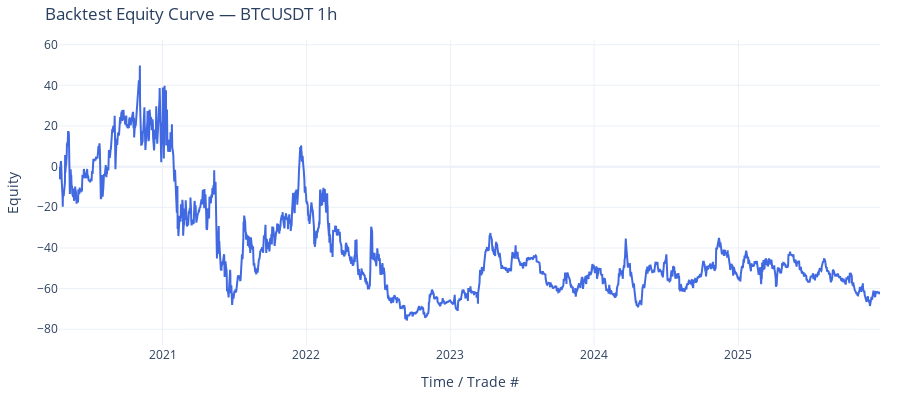
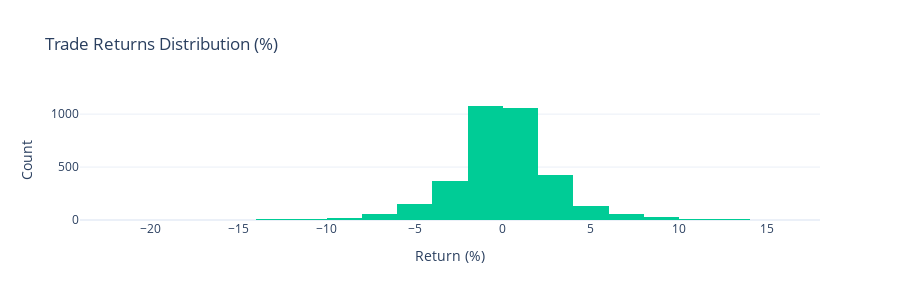

Source (notebook cell) for these figures, in order:
### Markdown cell above
## 6) (Optional) Quick Backtest Sanity-check

This is **not** a full strategy validation, but a quick way to ensure that the chosen `q/f/min_prob` yield meaningful trades.

If `rlx-search` is running and the endpoint is accessible, you can perform a walk-forward backtest via the API.

### Code cell
# Tune these separately from decision thresholds
MIN_PROB = float(os.getenv("MIN_PROB", "0.6"))
STEP = int(os.getenv("STEP", str(max(6, F // 2))))

try:
    bt = client.backtest(
        symbol=SYMBOL,
        interval=INTERVAL,
        q=Q,
        f=F,
        step=STEP,
        top_k=min(TOP_K, 10),
        min_prob=MIN_PROB,
        include_stats=True,
        fee_pct=float(os.getenv("AIPP_FEE_PCT", "0.04")),
        slippage_pct=float(os.getenv("AIPP_SLIPPAGE_PCT", "0.00")),
    )

    stats = bt.get("stats") or {}
    print("backtest.stats:", {k: stats.get(k) for k in ["totalReturnPct", "sharpeRatio", "maxDrawdownPct", "winRate", "profitFactor"] if k in stats})

    # 1) Trade History Table
    trades = bt.get("trades") or []
    if trades:
        dft = pd.DataFrame(trades)
        # Clean up columns for display
        cols = [c for c in ["ts", "exitTs", "signal", "actualReturnPct", "forecastUpProb", "entryPrice", "exitPrice"] if c in dft.columns]
        print("\nTrade History (Top 10):")
        display(dft[cols].head(10))
    else:
        print("No trades executed in backtest.")

    # 2) Equity Curve
    equity = bt.get("equity") or stats.get("equityCurve")
    if isinstance(equity, list) and equity:
        # Handle both list of floats and list of {ts, value}
        if isinstance(equity[0], dict):
            y_vals = [e.get("value") for e in equity]
            x_vals = [pd.to_datetime(e.get("ts"), unit='ms') for e in equity]
        else:
            y_vals = equity
            x_vals = np.arange(len(equity))

        fig = go.Figure()
        fig.add_trace(go.Scatter(
            x=x_vals,
            y=y_vals,
            mode='lines',
            name='Equity',
            line=dict(color='royalblue', width=2)
        ))

        # Tight Y-axis scaling
        y_min, y_max = min(y_vals), max(y_vals)
        y_padding = (y_max - y_min) * 0.1 if y_max > y_min else 0.1

        fig.update_layout(
            title=f"Backtest Equity Curve — {SYMBOL} {INTERVAL}",
            xaxis_title="Time / Trade #",
            yaxis_title="Equity",
            yaxis=dict(range=[y_min - y_padding, y_max + y_padding]),
            template="plotly_white",
            height=400,
            margin=dict(l=20, r=20, t=40, b=20),
        )
        fig.show()

    # 3) Trade Returns Distribution
    if trades:
        pnl_vals = [t.get("actualReturnPct", 0) for t in trades]
        fig_dist = px.histogram(
            pnl_vals,
            nbins=30,
            title="Trade Returns Distribution (%)",
            labels={'value': 'Return (%)'},
            template="plotly_white",
            color_discrete_sequence=['#00CC96']
        )
        fig_dist.update_layout(
            height=300,
            showlegend=False,
            xaxis_title="Return (%)",
            yaxis_title="Count"
        )
        fig_dist.show()

except Exception as e:
    print("backtest unavailable:", str(e))

### Figure 1 — Plotly figure (JSON) as saved in the notebook; plotly's stock layout.template omitted (floating-point values rounded to 4 significant figures; data arrays with more than 128 entries replaced by an {"elided": "..."} marker saying what was removed)
{"data": [{"line": {"color": "royalblue", "width": 2}, "mode": "lines", "name": "Equity", "type": "scatter", "x": {"elided": "3434 str values"}, "y": {"elided": "3434 float values"}}], "layout": {"height": 400, "margin": {"b": 20, "l": 20, "r": 20, "t": 40}, "title": {"text": "Backtest Equity Curve — BTCUSDT 1h"}, "xaxis": {"title": {"text": "Time / Trade #"}}, "yaxis": {"range": [-88.24, 62.3], "title": {"text": "Equity"}}}}

### Figure 2 — Plotly figure (JSON) as saved in the notebook; plotly's stock layout.template omitted (floating-point values rounded to 4 significant figures; data arrays with more than 128 entries replaced by an {"elided": "..."} marker saying what was removed)
{"data": [{"bingroup": "x", "hovertemplate": "variable=0<br>Return (%)=%{x}<br>count=%{y}<extra></extra>", "legendgroup": "0", "marker": {"color": "#00CC96", "pattern": {"shape": ""}}, "name": "0", "nbinsx": 30, "orientation": "v", "showlegend": true, "type": "histogram", "x": {"elided": "4165 float values"}, "xaxis": "x", "yaxis": "y"}], "layout": {"barmode": "relative", "height": 300, "legend": {"title": {"text": "variable"}, "tracegroupgap": 0}, "showlegend": false, "title": {"text": "Trade Returns Distribution (%)"}, "xaxis": {"anchor": "y", "domain": [0, 1], "title": {"text": "Return (%)"}}, "yaxis": {"anchor": "x", "domain": [0, 1], "title": {"text": "Count"}}}}
